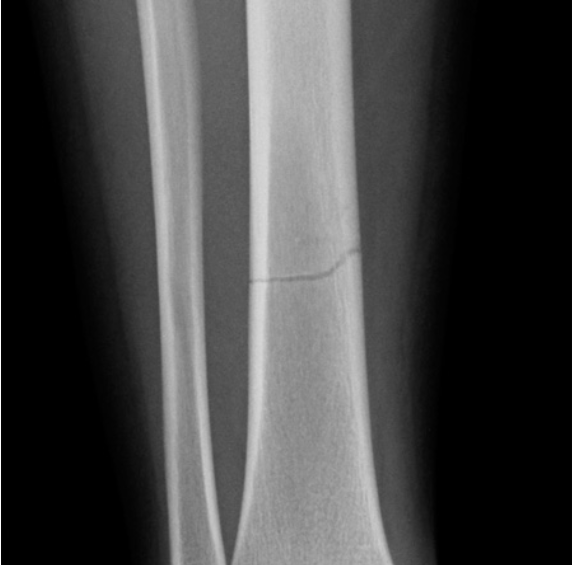
#> input picture xray2.png, 572 x 565 px
$ python -i crack_gui.py   (imports and definitions only)
#> lines starting #> are read from the running program, lines starting #| are printed output that depends on the picture; after the words box and inside, x2 and y2 are one past the last pixel; in counts of white or black regions, pixels touching at a corner belong together
import cv2
import numpy as np
import matplotlib.pyplot as plt
import tkinter as tk
from tkinter import filedialog, messagebox
from PIL import Image, ImageTk

# === Main Processing Function ===
def process_image(image_path):
#> called with image_path = 'xray2.png'
    image = cv2.imread(image_path)
#> image is the input picture: shape (565, 572, 3); mean B, G, R 66.6, 66.6, 66.6
    if image is None:
        messagebox.showerror("Error", "Could not load image. Please select a valid image file.")
        return

    gray = cv2.cvtColor(image, cv2.COLOR_BGR2GRAY)
    clahe = cv2.createCLAHE(clipLimit=2.0, tileGridSize=(8, 8))
    enhanced = clahe.apply(gray)
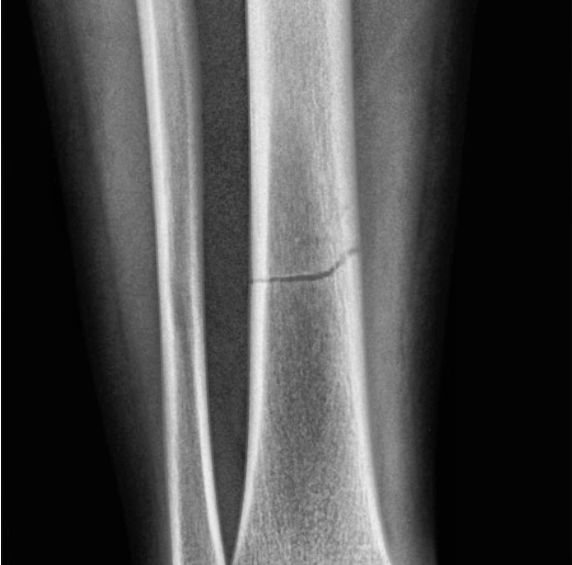
#> enhanced: shape (565, 572); min 2, max 255, mean 73.6
    blurred = cv2.GaussianBlur(enhanced, (5, 5), 0)
    edges = cv2.Canny(blurred, 30, 100)
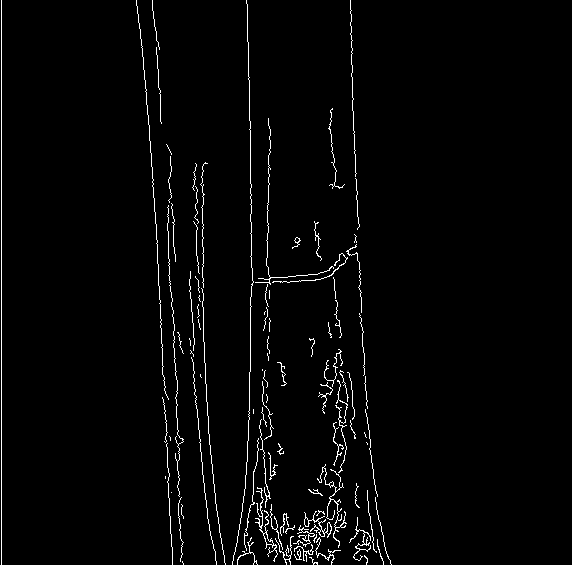
#> edges: shape (565, 572); 2.3% white in thin lines or dots, all inside (x1, y1, x2, y2) = (1, 0, 392, 565)

    kernel = np.ones((3, 3), np.uint8)
    closed = cv2.morphologyEx(edges, cv2.MORPH_CLOSE, kernel)
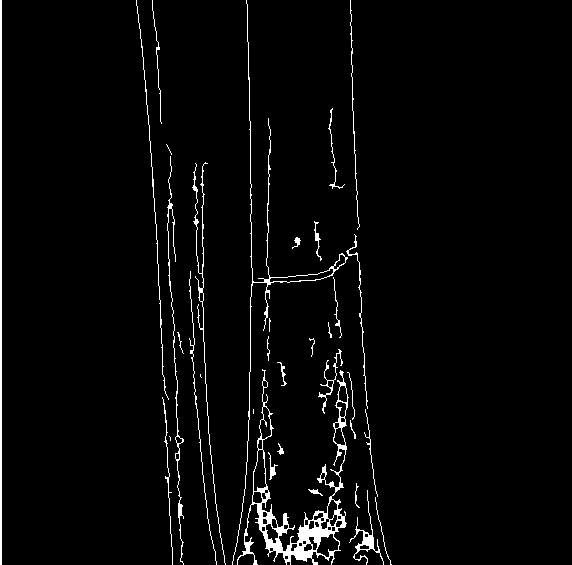
#> closed: shape (565, 572); 3% white; 35 white regions (5 under 20 px)

    contours, _ = cv2.findContours(closed, cv2.RETR_EXTERNAL, cv2.CHAIN_APPROX_SIMPLE)
#> contours = 35 contours, 17 with area under 20; largest, box (x1, y1, x2, y2) and area: (237, 369, 349, 565) 4573, (0, 0, 2, 565) 564, (232, 0, 348, 565) 551, (349, 490, 384, 565) 236, (167, 156, 184, 565) 181
    segmented = image.copy()
    overlay = image.copy()

    cv2.drawContours(segmented, contours, -1, (0, 255, 0), 1)
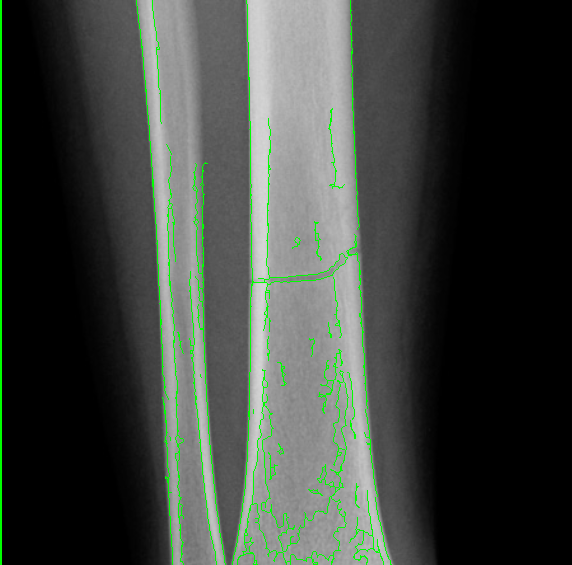
#> segmented: shape (565, 572, 3); 2.33% of pixels changed, all inside (x1, y1, x2, y2) = (0, 0, 392, 565)
    cv2.drawContours(overlay, contours, -1, (0, 255, 0), 1)

    crack_contour = None
    max_crack_area = 0

    for cnt in contours:
        area = cv2.contourArea(cnt)
        if 50 < area < 1500:
            x, y, w, h = cv2.boundingRect(cnt)
            aspect_ratio = float(w) / h if h != 0 else 0

            if aspect_ratio < 0.4 or aspect_ratio > 2.5:
                epsilon = 0.01 * cv2.arcLength(cnt, True)
                approx = cv2.approxPolyDP(cnt, epsilon, False)

                if len(approx) >= 4:
                    cv2.polylines(overlay, [approx], False, (0, 0, 255), thickness=2)

                    if area > max_crack_area:
                        max_crack_area = area
                        crack_contour = approx
#> this loop made 35 passes
#> (cnt, area, x, y, w, h, aspect_ratio, epsilon) on pass 35: ([[0, 0], [0, 564], [1, 564], [1, 0]], 564, 0, 0, 2, 565, 0.00354, 11.3)
#> (area, x, y, w, h, aspect_ratio, epsilon, max_crack_area) on passes 16, 27, 32: (104.5, 318, 349, 25, 65, 0.385, 2.8, 104.5), (127, 192, 162, 34, 403, 0.0844, 11.87, 127), (551, 232, 0, 116, 565, 0.205, 18.53, 551)
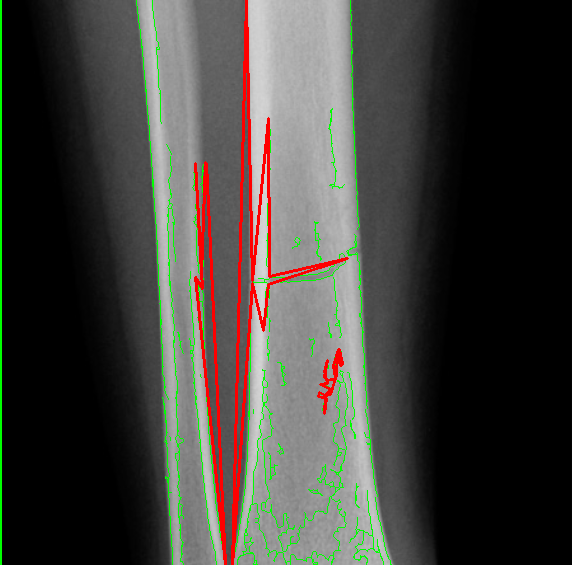
#> overlay: shape (565, 572, 3); 2.44% of pixels changed, all inside (x1, y1, x2, y2) = (194, 0, 349, 565)
#> after the loop, crack_contour = contour of 10 points, box (x1, y1, x2, y2) (232, 0, 348, 565), area 5782; max_crack_area = 551

    if crack_contour is not None:
        x, y, w, h = cv2.boundingRect(crack_contour)
#> x = 232; w = 116
        start_point = (x + w // 2, y + h // 2)
#> start_point = (290, 282)
        end_point = (start_point[0], start_point[1] - 30)
#> end_point = (290, 252)
        cv2.arrowedLine(overlay, start_point, end_point, (255, 0, 0), 2, tipLength=0.3)
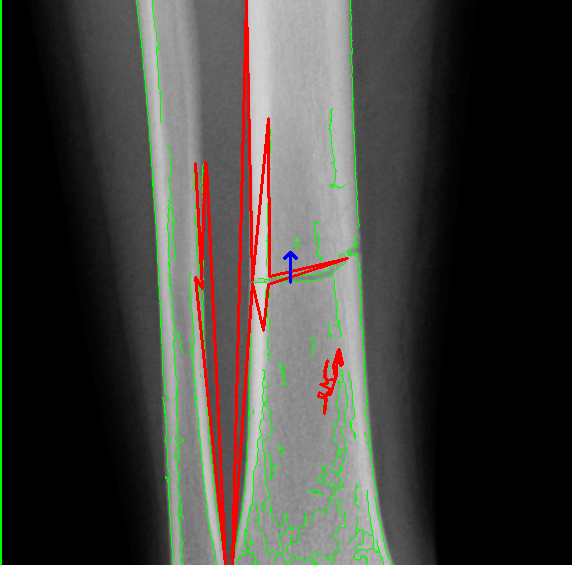
#> overlay: shape (565, 572, 3); 0.05% of pixels changed, all inside (x1, y1, x2, y2) = (283, 251, 298, 284)

    # Show outputs
    plt.figure(figsize=(14, 6))

    plt.subplot(1, 4, 1)
    plt.title("Original")
    plt.imshow(cv2.cvtColor(image, cv2.COLOR_BGR2RGB))
    plt.axis('off')

    plt.subplot(1, 4, 2)
    plt.title("Edges Detected")
    plt.imshow(edges, cmap='gray')
    plt.axis('off')

    plt.subplot(1, 4, 3)
    plt.title("All Contours")
    plt.imshow(cv2.cvtColor(segmented, cv2.COLOR_BGR2RGB))
    plt.axis('off')

    plt.subplot(1, 4, 4)
    plt.title("Segmented Output")
    plt.imshow(cv2.cvtColor(overlay, cv2.COLOR_BGR2RGB))
    plt.axis('off')

    plt.tight_layout()
    plt.show()
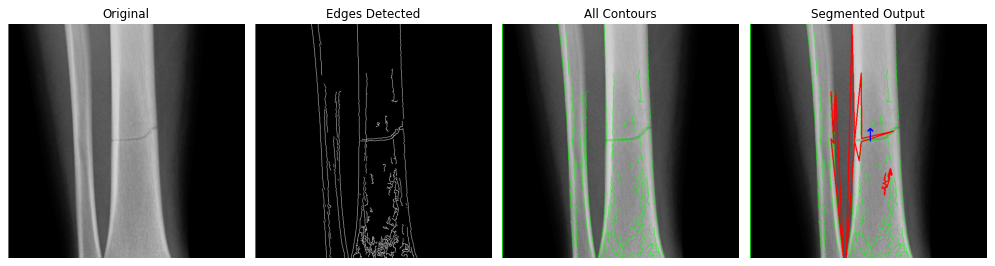
#> figure drawn by matplotlib, 4 panels

# === GUI Setup ===
def upload_image():
    file_path = filedialog.askopenfilename(filetypes=[("Image files", "*.png;*.jpg;*.jpeg")])
    if file_path:
        process_image(file_path)

# [4 lines not run here, left out]

# [1 line that did not run here, left out]
# [1 line not run here, left out]

# [1 line that did not run here, left out]
# [3 lines not run here, left out]

>>> result = process_image('xray2.png')

$ run again, on xray3.png
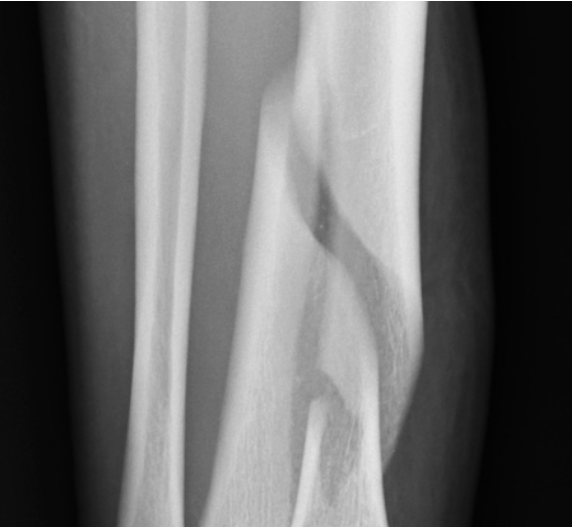
#> input picture xray3.png, 573 x 527 px
#> in process_image, image is the input picture: shape (527, 573, 3); mean B, G, R 102.8, 102.8, 102.8
#> edges: shape (527, 573); 2.4% white in thin lines or dots
#> closed: shape (527, 573); 3.2% white; 35 white regions (7 under 20 px)
#> contours = 35 contours, 21 with area under 20; largest, box (x1, y1, x2, y2) and area: (0, 0, 398, 514) 802, (399, 0, 573, 527) 799, (382, 299, 410, 389) 499, (303, 409, 335, 527) 412, (315, 334, 371, 527) 400
#> segmented: shape (527, 573, 3); 2.86% of pixels changed, all inside (x1, y1, x2, y2) = (0, 0, 573, 527)
#> the loop in process_image, `for cnt in contours:` made 35 passes
#> (area, x, y, w, h, aspect_ratio, epsilon, max_crack_area) on passes 9, 17, 34: (411.5, 303, 409, 32, 118, 0.271, 4.24, 411.5), (499, 382, 299, 28, 90, 0.311, 3.66, 499), (799, 399, 0, 174, 527, 0.33, 25.27, 799)
#> after the loop in process_image, `for cnt in contours:`:
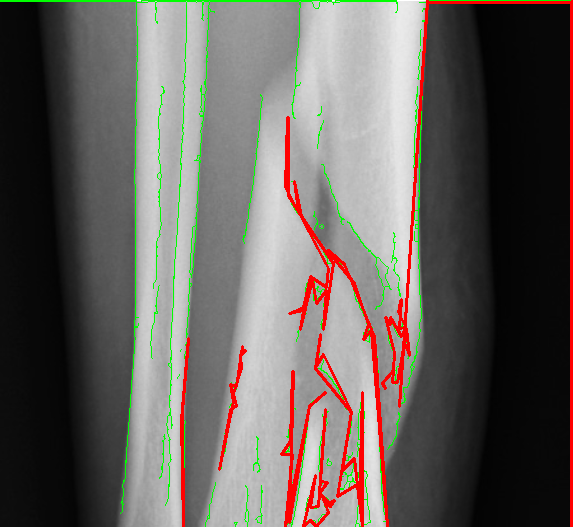
#> overlay: shape (527, 573, 3); mean B, G, R 93.8, 98.4, 103.6
#> after the loop in process_image, `for cnt in contours:`: crack_contour = [[427, 0], [399, 406], [427, 2], [571, 2], [571, 526], [572, 0]]; max_crack_area = 799
#> in process_image, `x, y, w, h = cv2.boundingRect(crack_contour)`: x = 399; w = 174; h = 527
#> start_point = (486, 263)
#> end_point = (486, 233)
#> in process_image, `plt.show()`:
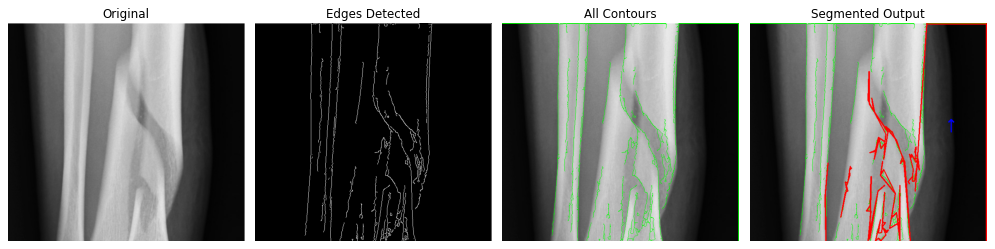
#> figure drawn by matplotlib, 4 panels
